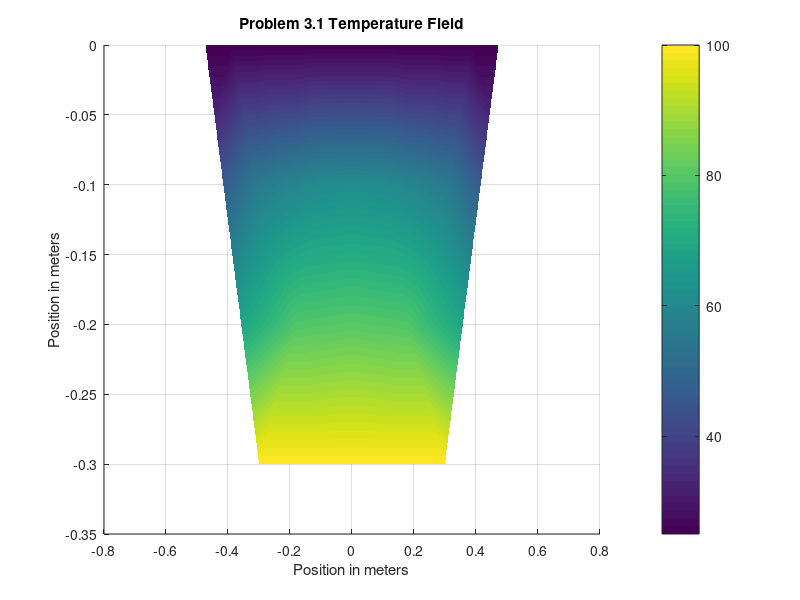

MATLAB code to generate this figure: (Note: this script raises an error after producing the figure.)
clc;
clear;

nodes = [  0.0000,    0.0000;
           0.0000,   -0.1000;
           0.4155,   -0.1000;
           0.3000,    0.0000;
           0.4732,    0.0000;
           0.0000,   -0.3000;
          -0.4155,   -0.1000;
          -0.3000,   -0.3000;
           0.3000,   -0.3000;
          -0.3000,    0.0000;
          -0.4732,    0.0000;
           0.2077,   -0.1000;
          -0.2077,   -0.1000;
          -0.1500,   -0.3000;
           0.1500,   -0.3000;
           0.0000,   -0.0500;
           0.1039,   -0.1000;
           0.2539,   -0.0500;
           0.1500,    0.0000;
           0.3116,   -0.1000;
           0.4443,   -0.0500;
           0.3866,    0.0000;
           0.0000,   -0.2000;
          -0.1039,   -0.1000;
          -0.1789,   -0.2000;
          -0.0750,   -0.3000;
          -0.3116,   -0.1000;
          -0.3577,   -0.2000;
          -0.2250,   -0.3000;
           0.0750,   -0.3000;
           0.1789,   -0.2000;
           0.2250,   -0.3000;
           0.3577,   -0.2000;
          -0.1500,    0.0000;
          -0.2539,   -0.0500;
          -0.3866,    0.0000;
          -0.4443,   -0.0500 ];
     
elements = [  1,     2,    12,     4,    16,    17,    18,    19;
              4,    12,     3,     5,    18,    20,    21,    22;
              6,     2,    13,    14,    23,    24,    25,    26;
             14,    13,     7,     8,    25,    27,    28,    29;
              2,     6,    15,    12,    23,    30,    31,    17;
             12,    15,     9,     3,    31,    32,    33,    20;
              2,     1,    10,    13,    16,    34,    35,    24;
             13,    10,    11,     7,    35,    36,    37,    27 ];
%% 
%-------------------------------------------------------------------------%
%                ME 489 Introduction to Finite Element Analysis           %
%                        Project function template                        %
%                                                                         %
% Note: 1) Use this function as a starting point for your code            %
%       2) Make sure all other functions that you need to run your code   %
%          are called from here. When the code is tested only this        %
%          function will be run.                                          %
%-------------------------------------------------------------------------%

% % Problem 3:
%problem3_1;
NBC_flag = 0;
s = 0;

%% program

%init
n_el = size(elements);
n_el = n_el(1); %number of elements
n_node = size(elements);
n_node = n_node(2); %number of nodes in one elements
n_qp = 4; %4-point quadrature
qp_coord = [-1/sqrt(3),-1/sqrt(3);1/sqrt(3),-1/sqrt(3);
    1/sqrt(3),1/sqrt(3);-1/sqrt(3),1/sqrt(3)];%quadrature point coordinates
C = 10^5;
K_g = zeros(max(max(elements)));
f_g = zeros(max(max(elements)),1);

%FEA code
tic
for el = 1:n_el %for number of elements
    % get k value
    if max(nodes(elements(el,:),2)) == 0
        k = 1;
    else
        k = 2;
    end
    
    % zero out K_el, f_el_omega, f_el_gamma
    K_el = zeros(n_node);
    f_el_omega = zeros(n_node,1);
    f_el_gamma = zeros(n_node,1);
    
    % construct local K and f
    for qp = 1:n_qp %for number of quadrature point
        xi = qp_coord(qp,1); %get current xi
        eta = qp_coord(qp,2); %get current eta
        %get N and delta N matrix
        N_e = [-0.25*(1-xi)*(1-eta)*(1+xi+eta),-0.25*(1+xi)*(1-eta)*(1-xi+eta),-0.25*(1+xi)*(1+eta)*(1-xi-eta),-0.25*(1-xi)*(1+eta)*(1+xi-eta),0.5*(1-xi)*(1+xi)*(1-eta),0.5*(1+xi)*(1-eta)*(1+eta),0.5*(1-xi)*(1+xi)*(1+eta),0.5*(1-xi)*(1-eta)*(1+eta)];
        delta_N_e = [-0.25*(1-eta)*(-2*xi-eta),-0.25*(1-eta)*(eta-2*xi),-0.25*(1+eta)*(-2*xi-eta),-0.25*(1+eta)*(eta-2*xi),-xi*(1-eta),0.5*(1-eta)*(1+eta),-xi*(eta+1),-0.5*(1-eta)*(1+eta);
            -0.25*(1-xi)*(-xi-2*eta),-0.25*(1+xi)*(xi-2*eta),-0.25*(1+xi)*(-xi-2*eta),-0.25*(1-xi)*(xi-2*eta),-0.5*(1-xi)*(1+xi),-eta*(xi+1),0.5*(1-xi)*(1+xi),-eta*(-xi+1)];
        %get J
        P = [nodes(elements(el,1),1),nodes(elements(el,1),2);
            nodes(elements(el,2),1),nodes(elements(el,2),2);
            nodes(elements(el,3),1),nodes(elements(el,3),2);
            nodes(elements(el,4),1),nodes(elements(el,4),2);
            nodes(elements(el,5),1),nodes(elements(el,5),2);
            nodes(elements(el,6),1),nodes(elements(el,6),2);
            nodes(elements(el,7),1),nodes(elements(el,7),2);
            nodes(elements(el,8),1),nodes(elements(el,8),2)];
        J = delta_N_e * P;
        J_inverse = inv(J);
        J_det = det(J);
        for i = 1:n_node 
            for j = 1:n_node
                K_el(i,j) = K_el(i,j)+k*transpose(J_inverse*[delta_N_e(1,i);delta_N_e(2,i)])*(J_inverse*[delta_N_e(1,j);delta_N_e(2,j)])*J_det;
            end
            f_el_omega(i) = f_el_omega(i)+s*transpose(N_e(i))*J_det;
        end
    end
    
    % Apply Neumann BC
    if NBC_flag == 1 % enable when NBC is needed
        if NBC_elem(el) == 1
            for qp = 1:n_qp_NBC  %for number of quadrature point
                xi = qp_coord_NBC(qp,1); %get current xi
                eta = qp_coord_NBC(qp,2); %get current eta
                N_e_NBC = [-0.25*(1-xi)*(1-eta)*(1+xi+eta),-0.25*(1+xi)*(1-eta)*(1-xi+eta),-0.25*(1+xi)*(1+eta)*(1-xi-eta),-0.25*(1-xi)*(1+eta)*(1+xi-eta),0.5*(1-xi)*(1+xi)*(1-eta),0.5*(1+xi)*(1-eta)*(1+eta),0.5*(1-xi)*(1+xi)*(1+eta),0.5*(1-xi)*(1-eta)*(1+eta)];
                for i = 1:n_node
                    f_el_gamma(i) = f_el_gamma(i) - q*N_e_NBC(i)*J_det_NBC;
                end
            end
        end
    end
    
    % Apply Dirichlet BC
    for i = 1:n_node
        if nodes(elements(el,i),2) == -0.3
            T_bar = 100;
            K_el(i,i) = C;
            f_el_omega(i) = C * T_bar;
        elseif nodes(elements(el,i),2) == 0
            T_bar = 25;
            K_el(i,i) = C;
            f_el_omega(i) = C * T_bar; 
        end
    end
    
    % Construct Global K and f
    K_g(elements(el,:),elements(el,:)) = K_g(elements(el,:),elements(el,:)) + K_el;
    f_g(elements(el,:)) = f_g(elements(el,:)) + f_el_omega + f_el_gamma;
    
end %end el = 1:n_el

% solve for T matrix
opts.SYM = true;
T = linsolve(K_g, f_g, opts);

% solve for heat flux q
q = zeros(2,n_el*n_qp);
x_qp = zeros(1,n_el*n_qp);
y_qp = zeros(1,n_el*n_qp);
index = 1;
for el = 1:n_el %for number of elements
    % get k value
    if max(nodes(elements(el,:),2)) == 0
        k = 1;
    else
        k = 2;
    end
    
    for qp = 1:n_qp %for number of quadrature point
        T_el = [T(elements(el,1));T(elements(el,2));T(elements(el,3));T(elements(el,4));
            T(elements(el,5));T(elements(el,6));T(elements(el,7));T(elements(el,8))];
        X_el = [nodes(elements(el,1),1);nodes(elements(el,2),1);nodes(elements(el,3),1);nodes(elements(el,4),1);
            nodes(elements(el,5),1);nodes(elements(el,6),1);nodes(elements(el,7),1);nodes(elements(el,8),1)];
        Y_el = [nodes(elements(el,1),2);nodes(elements(el,2),2);nodes(elements(el,3),2);nodes(elements(el,4),2);
            nodes(elements(el,5),2);nodes(elements(el,6),2);nodes(elements(el,7),2);nodes(elements(el,8),2)];
        xi = qp_coord(qp,1); %get current xi
        eta = qp_coord(qp,2); %get current eta
        delta_N_e = [-0.25*(1-eta)*(-2*xi-eta),-0.25*(1-eta)*(eta-2*xi),-0.25*(1+eta)*(-2*xi-eta),-0.25*(1+eta)*(eta-2*xi),-xi*(1-eta),0.5*(1-eta)*(1+eta),-xi*(eta+1),-0.5*(1-eta)*(1+eta);
            -0.25*(1-xi)*(-xi-2*eta),-0.25*(1+xi)*(xi-2*eta),-0.25*(1+xi)*(-xi-2*eta),-0.25*(1-xi)*(xi-2*eta),-0.5*(1-xi)*(1+xi),-eta*(xi+1),0.5*(1-xi)*(1+xi),-eta*(-xi+1)];
        %get J
        P = [nodes(elements(el,1),1),nodes(elements(el,1),2);
            nodes(elements(el,2),1),nodes(elements(el,2),2);
            nodes(elements(el,3),1),nodes(elements(el,3),2);
            nodes(elements(el,4),1),nodes(elements(el,4),2);
            nodes(elements(el,5),1),nodes(elements(el,5),2);
            nodes(elements(el,6),1),nodes(elements(el,6),2);
            nodes(elements(el,7),1),nodes(elements(el,7),2);
            nodes(elements(el,8),1),nodes(elements(el,8),2)];
        J = delta_N_e * P;
        J_inverse = inv(J);
        B = J_inverse*[-0.25*(1-eta)*(-2*xi-eta),-0.25*(1-eta)*(eta-2*xi),-0.25*(1+eta)*(-2*xi-eta),-0.25*(1+eta)*(eta-2*xi),-xi*(1-eta),0.5*(1-eta)*(1+eta),-xi*(eta+1),-0.5*(1-eta)*(1+eta);
                -0.25*(1-xi)*(-xi-2*eta),-0.25*(1+xi)*(xi-2*eta),-0.25*(1+xi)*(-xi-2*eta),-0.25*(1-xi)*(xi-2*eta),-0.5*(1-xi)*(1+xi),-eta*(xi+1),0.5*(1-xi)*(1+xi),-eta*(-xi+1)];
        N = [-0.25*(1-xi)*(1-eta)*(1+xi+eta),-0.25*(1+xi)*(1-eta)*(1-xi+eta),-0.25*(1+xi)*(1+eta)*(1-xi-eta),-0.25*(1-xi)*(1+eta)*(1+xi-eta),0.5*(1-xi)*(1+xi)*(1-eta),0.5*(1+xi)*(1-eta)*(1+eta),0.5*(1-xi)*(1+xi)*(1+eta),0.5*(1-xi)*(1-eta)*(1+eta)];
        q(:,index) = B * T_el*-k;
        x_qp(index) = N * X_el;
        y_qp(index) = N * Y_el;
        index = index+1;
    end
end
toc

%% Graphs and Plots 
%meshgrid, griddata, surf
[Xmg,Ymg] = meshgrid(linspace(-0.5,0.5,1000),linspace(-0.3,0,1000));
[Xq,Yq,Tq] = griddata(nodes(:,1),nodes(:,2),T,Xmg,Ymg);

figure('Name','Problem 3.1 Temperature Field','NumberTitle','off')
surf(Xq,Yq,zeros(size(Xq)),Tq)
view(2)
shading interp
a=colorbar;
title('Problem 3.1 Temperature Field')
xlabel('Position in meters')
ylabel('Position in meters')
a.Label.String = 'Temperature';

figure('Name','Problem 3.1 Heat Flux','NumberTitle','off')
quiver(x_qp,y_qp,q(1,:),q(2,:))
hold on
scatter(x_qp,y_qp)
title('Problem 3.1 Heat Flux')
xlabel('Position in meters')
ylabel('Position in meters')
hold off
    
    